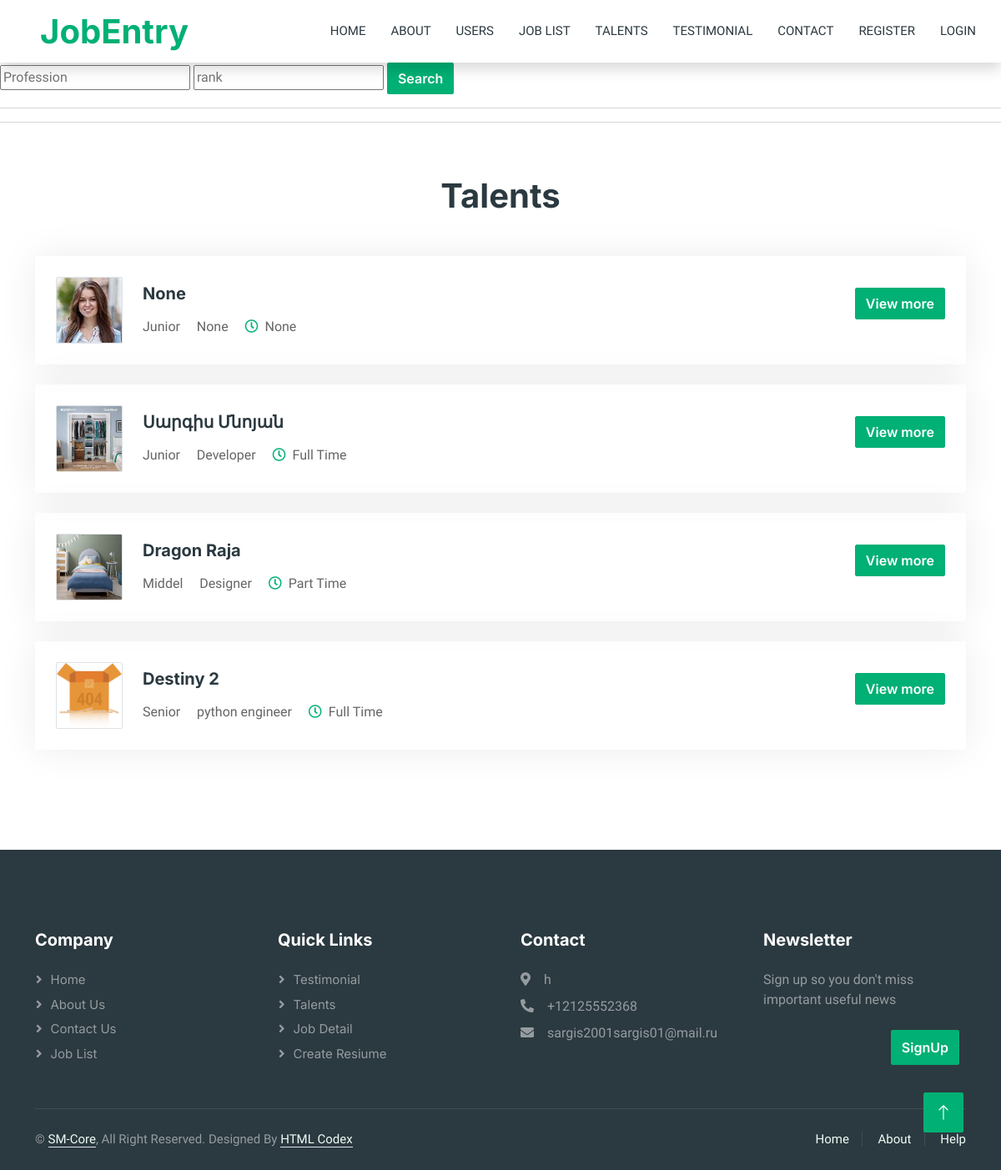
/talent/, run on the app's committed database.
### main/models.py (models this page shows, shortened)
class Talent(models.Model):
    typerank = [
        ('Junior', 'Junior'),
        ('Middel', 'Middel'),
        ('Senior', 'Senior'),
        ('Leader', 'Leader'),
    ]
    name=models.CharField('Name',max_length=255)
    img=models.ImageField('imagers',upload_to='Talent_media')
    prof=models.CharField('profession',max_length=255)
    jobtime=models.CharField('Job Time',max_length=55)
    rank=models.CharField('rank',choices=typerank,max_length=55)
    address=models.CharField('Addres',max_length=255)
    coverlatter=models.TextField('Coverlatter')
    email=models.EmailField('email',null=True)
    skill=models.TextField('skills',null=True)
    summery=models.TextField('summery',null=True)
    class Meta:
        verbose_name='Talent'
        verbose_name_plural='Talents'

class ContactUs(models.Model):
    address=models.CharField('address',max_length=50)
    email=models.EmailField('email')
    phone=PhoneNumberField()
    class Meta:
        verbose_name='Contact Us'
        verbose_name_plural='Contact Us'

### main/views.py (the view)
# urls.py: path('talent/',TalantListView.as_view(),name='talent'),
class TalantListView(ListView):
    template_name='talent.html'
    def get(self,request):
        p=Paginator(Talent.objects.all(),5)
        contactus=ContactUs.objects.get()
        page=request.GET.get('page')
        talan=p.get_page(page)
        return render(request,self.template_name,{'talan':talan,
                                                  'contactus':contactus,
                                                  'link':'Talents'})

### main/Templates/talent.html (shortened to what this page needs)
{% extends 'base.html' %}
    {% block content %}
        <form action="{% url 'searchtalent' %}" method="get">
        <div>
        <input type="text" type="search" placeholder="Profession" name="prof">
        <input type="text" type="search" placeholder="rank" name="rank">
            <button class="btn btn-primary" type="submit">Search</button> <hr>
            <hr>
            </div>
        </form>
        <div class="container-xxl py-5">
            <div class="container">
                <h1 class="text-center mb-5 wow fadeInUp" data-wow-delay="0.1s">Talents</h1>
                <div class="tab-class text-center wow fadeInUp" data-wow-delay="0.3s">
                    <div class="tab-content">
                        <div id="tab-1" class="tab-pane fade show p-0 active">
                            {% for i in talan %}
                            <div class="job-item p-4 mb-4">
                                <div class="row g-4">
                                    <div class="col-sm-12 col-md-8 d-flex align-items-center">
                                        <img class="flex-shrink-0 img-fluid border rounded" src="{{ i.img.url }}" alt="" style="width: 80px; height: 80px;">
                                        <div class="text-start ps-4">
                                            <h5 class="mb-3">{{ i.name }}</h5>
                                            <span class="text-truncate me-0">{{ i.rank }}&nbsp;&nbsp;&nbsp;&nbsp;</span>
                                            <span class="text-truncate me-0">{{ i.prof }}&nbsp;&nbsp;&nbsp;&nbsp;</span>
                                            <span class="text-truncate me-3"><i class="far fa-clock text-primary me-2"></i>{{ i.jobtime }}</span>
                                        </div>
                                    </div>
                                    <div class="col-sm-12 col-md-4 d-flex flex-column align-items-start align-items-md-end justify-content-center">
                                        <div class="d-flex mb-3">
                                            <a class="btn btn-primary" href="{% url 'talentdetail' i.id %}">View more</a>
                                        </div>
                                    </div>
                                </div>
                            </div>
                            {% endfor %}
                        </div>
                    </div>
                </div>
            </div>
        </div>
     {% endblock %}

### main/Templates/base.html (shortened to what this page needs)
{% load static %}
<!DOCTYPE html>
<html lang="en">
<head>
    <link href="https://cdnjs.cloudflare.com/ajax/libs/font-awesome/5.10.0/css/all.min.css" rel="stylesheet">
    <link href="https://cdn.jsdelivr.net/npm/bootstrap-icons@1.4.1/font/bootstrap-icons.css" rel="stylesheet">
    <link href="{% static 'lib/animate/animate.min.css' %}" rel="stylesheet">
    <link href="{% static 'lib/owlcarousel/assets/owl.carousel.min.css' %}" rel="stylesheet">
    <link href="{% static 'css/bootstrap.min.css' %}" rel="stylesheet">
    <link href="{% static 'css/style.css' %}" rel="stylesheet">
</head>
<body>
    <div class="container-xxl bg-white p-0">
        <nav class="navbar navbar-expand-lg bg-white navbar-light shadow sticky-top p-0">
            <a href="{% url 'home' %}" class="navbar-brand d-flex align-items-center text-center py-0 px-4 px-lg-5">
                <h1 class="m-0 text-primary">JobEntry</h1>
            </a>
            <div class="collapse navbar-collapse" id="navbarCollapse">
                <div class="navbar-nav ms-auto p-4 p-lg-0">
                    <a href="{% url 'home' %}" class="nav-item nav-link">Home</a>
                    <a href="{% url 'about' %}" class="nav-item nav-link">About</a>
                    <a href="{% url 'searchuser' %}" class="nav-item nav-link">Users</a>
                        <a href="{% url 'joblist' %}" class="nav-link dropdown">Job List</a>
                        <a href="{% url 'talent' %}" class="nav-link dropdown">Talents</a>
                        <a href="{% url 'testimonial' %}" class="nav-link dropdown">Testimonial</a>
                    <a href="{% url 'contact' %}" class="nav-item nav-link">Contact</a>
                    {% if user.is_authenticated %}
                        <a href="{% url 'logout' %}" class="btn btn-primary rounded-0 py-4 px-lg-5 d-none d-lg-block">Logout<i class="fa fa-arrow-right ms-3"></i></a>
                    {% else %}
                        <a href="{% url 'register' %}" class="nav-item nav-link">Register</a>
                        <a href="{% url 'login' %}" class="nav-item nav-link">Login</a>
                        {% endif %}
                    </div>
            </div>
        </nav>
        {% block content %}
        {% endblock %}
        <div class="container-fluid bg-dark text-white-50 footer pt-5 mt-5 wow fadeIn" data-wow-delay="0.1s">
        <div class="container py-5">
            <div class="row g-5">
                <div class="col-lg-3 col-md-6">
                    <h5 class="text-white mb-4">Company</h5>
                    <a class="btn btn-link text-white-50" href="{% url 'home' %}">Home</a>
                    <a class="btn btn-link text-white-50" href="{% url 'about' %}">About Us</a>
                    <a class="btn btn-link text-white-50" href="{% url 'contact' %}">Contact Us</a>
                    <a class="btn btn-link text-white-50" href="{% url 'joblist' %}">Job List</a>
                </div>
                <div class="col-lg-3 col-md-6">
                    <h5 class="text-white mb-4">Quick Links</h5>
                    <a class="btn btn-link text-white-50" href="{% url 'testimonial' %}">Testimonial</a>
                    <a class="btn btn-link text-white-50" href="{% url 'talent' %}">Talents</a>
                    <a class="btn btn-link text-white-50" href="{% url 'detail' 1 %}">Job Detail</a>
                {% if user.is_authenticated %}
                    <a class="btn btn-link text-white-50" href="{% url 'resiume'  %}">Create Resiume</a>
                {% else %}
                    <a class="btn btn-link text-white-50" href="{% url 'login'  %}">Create Resiume</a>
                {% endif %}
                </div>
                <div class="col-lg-3 col-md-6">
                    <h5 class="text-white mb-4">Contact</h5>
                    <p class="mb-2"><i class="fa fa-map-marker-alt me-3"></i>{{ contactus.address }}</p>
                    <p class="mb-2"><i class="fa fa-phone-alt me-3"></i>{{ contactus.phone }}</p>
                    <p class="mb-2"><i class="fa fa-envelope me-3"></i>{{ contactus.email }}</p>
                </div>
                <div class="col-lg-3 col-md-6">
                    <h5 class="text-white mb-4">Newsletter</h5>
                    <p>Sign up so you don't miss important useful news</p>
                    {% if user.is_authenticated %}
                    <div class="position-relative mx-auto" style="max-width: 400px;">
                        <a href="{% url 'contact' %}"><button type="button" class="btn btn-primary py-2 position-absolute top-0 end-0 mt-2 me-2">Post a review</button></a>
                    </div>
                    {% else %}
                    <div class="position-relative mx-auto" style="max-width: 400px;">
                        <a href="{% url 'register' %}"><button type="button" class="btn btn-primary py-2 position-absolute top-0 end-0 mt-2 me-2">SignUp</button></a>
                    </div>
                    {% endif %}
                </div>
            </div>
        </div>
        <div class="container">
            <div class="copyright">
                <div class="row">
                    <div class="col-md-6 text-center text-md-start mb-3 mb-md-0">
                        &copy; <a class="border-bottom" href="{% url 'home' %}">SM-Core</a>, All Right Reserved.
                        Designed By <a class="border-bottom" href="https://htmlcodex.com">HTML Codex</a>
                    </div>
                    <div class="col-md-6 text-center text-md-end">
                        <div class="footer-menu">
                            <a href="{% url 'home' %}">Home</a>
                            <a href="{% url 'about' %}">About</a>
                            <a href="{% url 'contact' %}">Help</a>
                        </div>
                    </div>
                </div>
            </div>
        </div>
    </div>
        <a href="#" class="btn btn-lg btn-primary btn-lg-square back-to-top"><i class="bi bi-arrow-up"></i></a>
    </div>
</body>
</html>

### main/static/css/style.css (style rules this page uses)
:root { --primary: #00B074; --secondary: #2B9BFF; --light: #EFFDF5; --dark: #2B3940; }
.back-to-top { position: fixed; display: none; right: 45px; bottom: 45px; z-index: 99; }
.btn { font-family: 'Inter', sans-serif; font-weight: 600; transition: .5s; }
.btn.btn-primary, .btn.btn-secondary { color: #FFFFFF; }
.btn-lg-square { width: 48px; height: 48px; }
.btn-square, .btn-sm-square, .btn-lg-square { padding: 0; display: flex; align-items: center; justify-content: center; font-weight: normal; border-radius: 2px; }
.navbar-dark .navbar-nav .nav-link, .navbar-light .navbar-nav .nav-link { margin-right: 30px; padding: 25px 0; color: #FFFFFF; font-size: 15px; text-transform: uppercase; outline: none; }
.navbar-light .navbar-brand, .navbar-light a.btn { height: 75px; }
.navbar-light .navbar-nav .nav-link { color: var(--dark); font-weight: 500; }
.navbar-light.sticky-top { top: -100px; transition: .5s; }
.job-item { border: 1px solid transparent; border-radius: 2px; box-shadow: 0 0 45px rgba(0, 0, 0, .08); transition: .5s; }
.footer .btn.btn-link { display: block; margin-bottom: 5px; padding: 0; text-align: left; font-size: 15px; font-weight: normal; text-transform: capitalize; transition: .3s; }
.footer .btn.btn-link::before { position: relative; content: "\f105"; font-family: "Font Awesome 5 Free"; font-weight: 900; margin-right: 10px; }
.footer .copyright { padding: 25px 0; font-size: 15px; border-top: 1px solid rgba(256, 256, 256, .1); }
.footer .copyright a { color: var(--light); }
.footer .footer-menu a { margin-right: 15px; padding-right: 15px; border-right: 1px solid rgba(255, 255, 255, .1); }
.footer .footer-menu a:last-child { margin-right: 0; padding-right: 0; border-right: none; }

### data on the page
Talent: img (picture), name "None", rank "Junior", prof "None", jobtime "None"
Talent: img (picture), name "Սարգիս Մնոյան", rank "Junior", prof "Developer", jobtime "Full Time"
Talent: img (picture), name "Dragon Raja", rank "Middel", prof "Designer", jobtime "Part Time"
Talent: img (picture), name "Destiny 2", rank "Senior", prof "python engineer", jobtime "Full Time"
ContactUs: address "h", phone "+12125552368", email "sargis2001sargis01@mail.ru"
